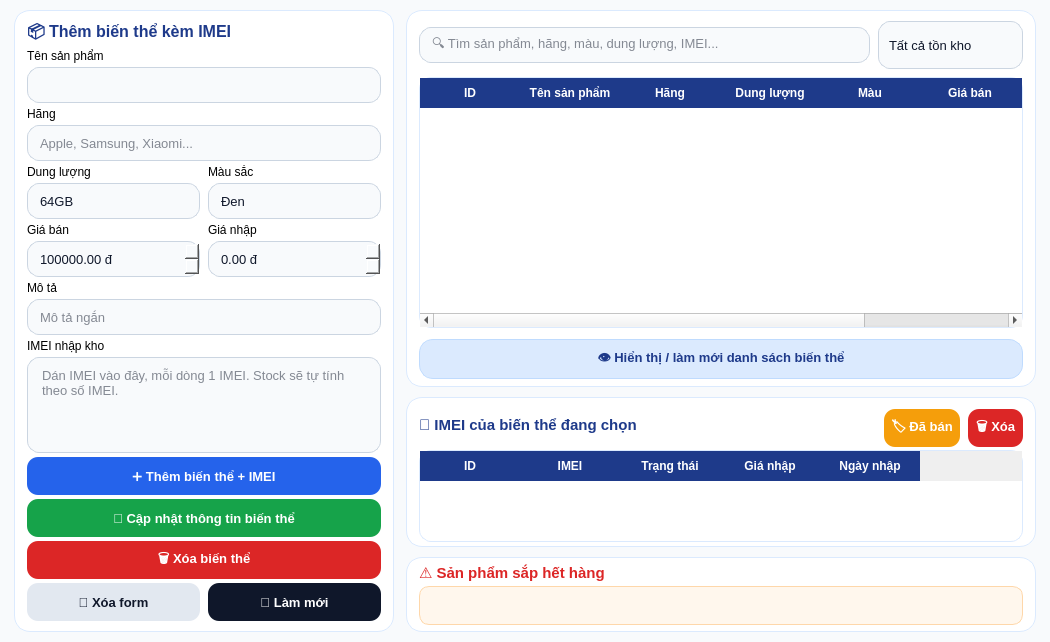
<?xml version="1.0" encoding="UTF-8"?>
<ui version="4.0">
 <class>ProductStockPage</class>
 <widget class="QWidget" name="ProductStockPage">
  <property name="geometry">
   <rect>
    <x>0</x>
    <y>0</y>
    <width>1050</width>
    <height>560</height>
   </rect>
  </property>
  <property name="styleSheet">
   <string><![CDATA[
QWidget#ProductStockPage {
    background-color: #f8fafc;
}

QFrame#formPanel,
QFrame#tablePanel,
QFrame#imeiPanel,
QFrame#warningPanel {
    background-color: white;
    border: 1px solid #dbeafe;
    border-radius: 16px;
}

QLabel.formLabel {
    color: #334155;
    font-size: 12px;
    font-weight: bold;
}

QLineEdit,
QComboBox,
QDoubleSpinBox,
QTextEdit {
    background-color: #f8fafc;
    border: 1px solid #cbd5e1;
    border-radius: 12px;
    padding: 6px 10px;
    color: #0f172a;
    font-size: 13px;
}

QLineEdit:focus,
QComboBox:focus,
QDoubleSpinBox:focus,
QTextEdit:focus {
    border: 2px solid #2563eb;
    background-color: white;
}

QComboBox {
    border-radius: 12px;
    min-height: 34px;
}

QComboBox::drop-down {
    border: none;
    width: 28px;
    border-top-right-radius: 12px;
    border-bottom-right-radius: 12px;
}

QComboBox QAbstractItemView {
    background-color: white;
    color: #0f172a;
    selection-background-color: #dbeafe;
    selection-color: #0f172a;
    border: 1px solid #93c5fd;
    border-radius: 10px;
    padding: 6px;
    font-size: 13px;
}

QPushButton {
    border: none;
    border-radius: 11px;
    padding: 7px;
    font-size: 13px;
    font-weight: bold;
    min-height: 24px;
}

QPushButton#btnAdd {
    background-color: #2563eb;
    color: white;
}

QPushButton#btnUpdate {
    background-color: #16a34a;
    color: white;
}

QPushButton#btnDelete,
QPushButton#btnDeleteImei {
    background-color: #dc2626;
    color: white;
}

QPushButton#btnShowVariants {
    background-color: #dbeafe;
    color: #1e3a8a;
    border: 1px solid #bfdbfe;
    border-radius: 14px;
}

QPushButton#btnMarkImeiSold {
    background-color: #f59e0b;
    color: white;
}

QPushButton#btnRefresh {
    background-color: #0f172a;
    color: white;
}

QPushButton#btnClear {
    background-color: #e2e8f0;
    color: #0f172a;
}

QTableWidget {
    background-color: white;
    border: 1px solid #dbeafe;
    border-radius: 12px;
    gridline-color: #e2e8f0;
    color: #0f172a;
    font-size: 12px;
}

QTableWidget::item {
    padding: 5px;
}

QTableWidget::item:selected {
    background-color: #dbeafe;
    color: #0f172a;
}

QHeaderView::section {
    background-color: #1e3a8a;
    color: white;
    padding: 6px;
    border: none;
    font-weight: bold;
}

QListWidget {
    background-color: #fff7ed;
    border: 1px solid #fed7aa;
    border-radius: 10px;
    padding: 5px;
    color: #dc2626;
    font-size: 12px;
}
   ]]></string>
  </property>

  <layout class="QHBoxLayout" name="contentLayout">
   <property name="leftMargin">
    <number>14</number>
   </property>
   <property name="topMargin">
    <number>10</number>
   </property>
   <property name="rightMargin">
    <number>14</number>
   </property>
   <property name="bottomMargin">
    <number>10</number>
   </property>
   <property name="spacing">
    <number>12</number>
   </property>

   <item>
    <widget class="QFrame" name="formPanel">
     <property name="minimumSize">
      <size>
       <width>350</width>
       <height>0</height>
      </size>
     </property>
     <property name="maximumSize">
      <size>
       <width>380</width>
       <height>16777215</height>
      </size>
     </property>

     <layout class="QVBoxLayout" name="formLayout">
      <property name="leftMargin">
       <number>12</number>
      </property>
      <property name="topMargin">
       <number>10</number>
      </property>
      <property name="rightMargin">
       <number>12</number>
      </property>
      <property name="bottomMargin">
       <number>10</number>
      </property>
      <property name="spacing">
       <number>4</number>
      </property>

      <item>
       <widget class="QLabel" name="lblFormTitle">
        <property name="maximumSize">
         <size>
          <width>16777215</width>
          <height>24</height>
         </size>
        </property>
        <property name="text">
         <string>📦 Thêm biến thể kèm IMEI</string>
        </property>
        <property name="styleSheet">
         <string>color: #1e3a8a; font-size: 16px; font-weight: bold;</string>
        </property>
       </widget>
      </item>

      <item>
       <widget class="QLabel" name="lblName">
        <property name="text">
         <string>Tên sản phẩm</string>
        </property>
        <property name="class" stdset="0">
         <string>formLabel</string>
        </property>
       </widget>
      </item>

      <item>
       <widget class="QComboBox" name="cboProductName">
        <property name="editable">
         <bool>true</bool>
        </property>
        <property name="minimumSize">
         <size>
          <width>0</width>
          <height>36</height>
         </size>
        </property>
       </widget>
      </item>

      <item>
       <widget class="QLabel" name="lblBrand">
        <property name="text">
         <string>Hãng</string>
        </property>
        <property name="class" stdset="0">
         <string>formLabel</string>
        </property>
       </widget>
      </item>

      <item>
       <widget class="QLineEdit" name="txtBrand">
        <property name="minimumSize">
         <size>
          <width>0</width>
          <height>36</height>
         </size>
        </property>
        <property name="placeholderText">
         <string>Apple, Samsung, Xiaomi...</string>
        </property>
       </widget>
      </item>

      <item>
       <layout class="QHBoxLayout" name="variantTitleLayout">
        <property name="spacing">
         <number>8</number>
        </property>
        <item>
         <widget class="QLabel" name="lblStorage">
          <property name="text">
           <string>Dung lượng</string>
          </property>
          <property name="class" stdset="0">
           <string>formLabel</string>
          </property>
         </widget>
        </item>
        <item>
         <widget class="QLabel" name="lblColor">
          <property name="text">
           <string>Màu sắc</string>
          </property>
          <property name="class" stdset="0">
           <string>formLabel</string>
          </property>
         </widget>
        </item>
       </layout>
      </item>

      <item>
       <layout class="QHBoxLayout" name="variantLayout">
        <property name="spacing">
         <number>8</number>
        </property>
        <item>
         <widget class="QComboBox" name="cboStorage">
          <property name="editable">
           <bool>true</bool>
          </property>
          <property name="minimumSize">
           <size>
            <width>0</width>
            <height>36</height>
           </size>
          </property>
          <item>
           <property name="text">
            <string>64GB</string>
           </property>
          </item>
          <item>
           <property name="text">
            <string>128GB</string>
           </property>
          </item>
          <item>
           <property name="text">
            <string>256GB</string>
           </property>
          </item>
          <item>
           <property name="text">
            <string>512GB</string>
           </property>
          </item>
          <item>
           <property name="text">
            <string>1TB</string>
           </property>
          </item>
         </widget>
        </item>
        <item>
         <widget class="QComboBox" name="cboColor">
          <property name="editable">
           <bool>true</bool>
          </property>
          <property name="minimumSize">
           <size>
            <width>0</width>
            <height>36</height>
           </size>
          </property>
          <item>
           <property name="text">
            <string>Đen</string>
           </property>
          </item>
          <item>
           <property name="text">
            <string>Trắng</string>
           </property>
          </item>
          <item>
           <property name="text">
            <string>Xanh</string>
           </property>
          </item>
          <item>
           <property name="text">
            <string>Vàng</string>
           </property>
          </item>
          <item>
           <property name="text">
            <string>Hồng</string>
           </property>
          </item>
          <item>
           <property name="text">
            <string>Titan</string>
           </property>
          </item>
         </widget>
        </item>
       </layout>
      </item>

      <item>
       <layout class="QHBoxLayout" name="priceTitleLayout">
        <property name="spacing">
         <number>8</number>
        </property>
        <item>
         <widget class="QLabel" name="lblPrice">
          <property name="text">
           <string>Giá bán</string>
          </property>
          <property name="class" stdset="0">
           <string>formLabel</string>
          </property>
         </widget>
        </item>
        <item>
         <widget class="QLabel" name="lblImportPrice">
          <property name="text">
           <string>Giá nhập</string>
          </property>
          <property name="class" stdset="0">
           <string>formLabel</string>
          </property>
         </widget>
        </item>
       </layout>
      </item>

      <item>
       <layout class="QHBoxLayout" name="priceLayout">
        <property name="spacing">
         <number>8</number>
        </property>
        <item>
         <widget class="QDoubleSpinBox" name="spinPrice">
          <property name="minimumSize">
           <size>
            <width>0</width>
            <height>36</height>
           </size>
          </property>
          <property name="maximum">
           <double>999999999.000000000000000</double>
          </property>
          <property name="singleStep">
           <double>100000.000000000000000</double>
          </property>
          <property name="value">
           <double>10000000.000000000000000</double>
          </property>
          <property name="suffix">
           <string> đ</string>
          </property>
         </widget>
        </item>
        <item>
         <widget class="QDoubleSpinBox" name="spinImportPrice">
          <property name="minimumSize">
           <size>
            <width>0</width>
            <height>36</height>
           </size>
          </property>
          <property name="maximum">
           <double>999999999.000000000000000</double>
          </property>
          <property name="singleStep">
           <double>100000.000000000000000</double>
          </property>
          <property name="suffix">
           <string> đ</string>
          </property>
         </widget>
        </item>
       </layout>
      </item>

      <item>
       <widget class="QLabel" name="lblDescription">
        <property name="text">
         <string>Mô tả</string>
        </property>
        <property name="class" stdset="0">
         <string>formLabel</string>
        </property>
       </widget>
      </item>

      <item>
       <widget class="QLineEdit" name="txtDescription">
        <property name="minimumSize">
         <size>
          <width>0</width>
          <height>36</height>
         </size>
        </property>
        <property name="placeholderText">
         <string>Mô tả ngắn</string>
        </property>
       </widget>
      </item>

      <item>
       <widget class="QLabel" name="lblBulkImei">
        <property name="text">
         <string>IMEI nhập kho</string>
        </property>
        <property name="class" stdset="0">
         <string>formLabel</string>
        </property>
       </widget>
      </item>

      <item>
       <widget class="QTextEdit" name="txtBulkImei">
        <property name="minimumSize">
         <size>
          <width>0</width>
          <height>96</height>
         </size>
        </property>
        <property name="maximumSize">
         <size>
          <width>16777215</width>
          <height>120</height>
         </size>
        </property>
        <property name="placeholderText">
         <string>Dán IMEI vào đây, mỗi dòng 1 IMEI. Stock sẽ tự tính theo số IMEI.</string>
        </property>
       </widget>
      </item>

      <item>
       <widget class="QPushButton" name="btnAdd">
        <property name="text">
         <string>➕ Thêm biến thể + IMEI</string>
        </property>
       </widget>
      </item>

      <item>
       <widget class="QPushButton" name="btnUpdate">
        <property name="text">
         <string>💾 Cập nhật thông tin biến thể</string>
        </property>
       </widget>
      </item>

      <item>
       <widget class="QPushButton" name="btnDelete">
        <property name="text">
         <string>🗑 Xóa biến thể</string>
        </property>
       </widget>
      </item>

      <item>
       <layout class="QHBoxLayout" name="bottomButtonLayout">
        <property name="spacing">
         <number>8</number>
        </property>
        <item>
         <widget class="QPushButton" name="btnClear">
          <property name="text">
           <string>🧹 Xóa form</string>
          </property>
         </widget>
        </item>
        <item>
         <widget class="QPushButton" name="btnRefresh">
          <property name="text">
           <string>🔄 Làm mới</string>
          </property>
         </widget>
        </item>
       </layout>
      </item>

     </layout>
    </widget>
   </item>

   <item>
    <layout class="QVBoxLayout" name="rightLayout">
     <property name="spacing">
      <number>10</number>
     </property>

     <item>
      <widget class="QFrame" name="tablePanel">
       <layout class="QVBoxLayout" name="tableLayout">
        <property name="leftMargin">
         <number>12</number>
        </property>
        <property name="topMargin">
         <number>10</number>
        </property>
        <property name="rightMargin">
         <number>12</number>
        </property>
        <property name="bottomMargin">
         <number>10</number>
        </property>
        <property name="spacing">
         <number>8</number>
        </property>

        <item>
         <layout class="QHBoxLayout" name="filterLayout">
          <property name="spacing">
           <number>8</number>
          </property>
          <item>
           <widget class="QLineEdit" name="searchBox">
            <property name="minimumSize">
             <size>
              <width>0</width>
              <height>36</height>
             </size>
            </property>
            <property name="placeholderText">
             <string>🔍 Tìm sản phẩm, hãng, màu, dung lượng, IMEI...</string>
            </property>
           </widget>
          </item>
          <item>
           <widget class="QComboBox" name="cboFilterStock">
            <property name="minimumSize">
             <size>
              <width>145</width>
              <height>36</height>
             </size>
            </property>
            <item>
             <property name="text">
              <string>Tất cả tồn kho</string>
             </property>
            </item>
            <item>
             <property name="text">
              <string>Sắp hết hàng</string>
             </property>
            </item>
            <item>
             <property name="text">
              <string>Còn hàng</string>
             </property>
            </item>
            <item>
             <property name="text">
              <string>Hết hàng</string>
             </property>
            </item>
           </widget>
          </item>
         </layout>
        </item>

        <item>
         <widget class="QTableWidget" name="tableProducts">
          <property name="columnCount">
           <number>8</number>
          </property>
          <column>
           <property name="text">
            <string>ID</string>
           </property>
          </column>
          <column>
           <property name="text">
            <string>Tên sản phẩm</string>
           </property>
          </column>
          <column>
           <property name="text">
            <string>Hãng</string>
           </property>
          </column>
          <column>
           <property name="text">
            <string>Dung lượng</string>
           </property>
          </column>
          <column>
           <property name="text">
            <string>Màu</string>
           </property>
          </column>
          <column>
           <property name="text">
            <string>Giá bán</string>
           </property>
          </column>
          <column>
           <property name="text">
            <string>Tồn IMEI</string>
           </property>
          </column>
          <column>
           <property name="text">
            <string>Mô tả</string>
           </property>
          </column>
         </widget>
        </item>

        <item>
         <widget class="QPushButton" name="btnShowVariants">
          <property name="maximumSize">
           <size>
            <width>16777215</width>
            <height>34</height>
           </size>
          </property>
          <property name="text">
           <string>👁 Hiển thị / làm mới danh sách biến thể</string>
          </property>
         </widget>
        </item>

       </layout>
      </widget>
     </item>

     <item>
      <widget class="QFrame" name="imeiPanel">
       <property name="maximumSize">
        <size>
         <width>16777215</width>
         <height>150</height>
        </size>
       </property>
       <layout class="QVBoxLayout" name="imeiLayout">
        <property name="leftMargin">
         <number>12</number>
        </property>
        <property name="topMargin">
         <number>8</number>
        </property>
        <property name="rightMargin">
         <number>12</number>
        </property>
        <property name="bottomMargin">
         <number>8</number>
        </property>
        <property name="spacing">
         <number>6</number>
        </property>

        <item>
         <layout class="QHBoxLayout" name="imeiActionLayout">
          <property name="spacing">
           <number>8</number>
          </property>
          <item>
           <widget class="QLabel" name="lblImeiTitle">
            <property name="text">
             <string>📱 IMEI của biến thể đang chọn</string>
            </property>
            <property name="styleSheet">
             <string>color: #1e3a8a; font-size: 15px; font-weight: bold;</string>
            </property>
           </widget>
          </item>
          <item>
           <spacer name="imeiActionSpacer">
            <property name="orientation">
             <enum>Qt::Orientation::Horizontal</enum>
            </property>
            <property name="sizeHint" stdset="0">
             <size>
              <width>40</width>
              <height>20</height>
             </size>
            </property>
           </spacer>
          </item>
          <item>
           <widget class="QPushButton" name="btnMarkImeiSold">
            <property name="maximumSize">
             <size>
              <width>100</width>
              <height>32</height>
             </size>
            </property>
            <property name="text">
             <string>🏷 Đã bán</string>
            </property>
           </widget>
          </item>
          <item>
           <widget class="QPushButton" name="btnDeleteImei">
            <property name="maximumSize">
             <size>
              <width>85</width>
              <height>32</height>
             </size>
            </property>
            <property name="text">
             <string>🗑 Xóa</string>
            </property>
           </widget>
          </item>
         </layout>
        </item>

        <item>
         <widget class="QTableWidget" name="tableImeis">
          <property name="minimumSize">
           <size>
            <width>0</width>
            <height>92</height>
           </size>
          </property>
          <property name="maximumSize">
           <size>
            <width>16777215</width>
            <height>92</height>
           </size>
          </property>
          <property name="columnCount">
           <number>5</number>
          </property>
          <column>
           <property name="text">
            <string>ID</string>
           </property>
          </column>
          <column>
           <property name="text">
            <string>IMEI</string>
           </property>
          </column>
          <column>
           <property name="text">
            <string>Trạng thái</string>
           </property>
          </column>
          <column>
           <property name="text">
            <string>Giá nhập</string>
           </property>
          </column>
          <column>
           <property name="text">
            <string>Ngày nhập</string>
           </property>
          </column>
         </widget>
        </item>

       </layout>
      </widget>
     </item>

     <item>
      <widget class="QFrame" name="warningPanel">
       <property name="maximumSize">
        <size>
         <width>16777215</width>
         <height>75</height>
        </size>
       </property>
       <layout class="QVBoxLayout" name="warningLayout">
        <property name="leftMargin">
         <number>12</number>
        </property>
        <property name="topMargin">
         <number>6</number>
        </property>
        <property name="rightMargin">
         <number>12</number>
        </property>
        <property name="bottomMargin">
         <number>6</number>
        </property>
        <property name="spacing">
         <number>4</number>
        </property>
        <item>
         <widget class="QLabel" name="lblLowStockTitle">
          <property name="maximumSize">
           <size>
            <width>16777215</width>
            <height>20</height>
           </size>
          </property>
          <property name="text">
           <string>⚠️ Sản phẩm sắp hết hàng</string>
          </property>
          <property name="styleSheet">
           <string>color: #dc2626; font-size: 15px; font-weight: bold;</string>
          </property>
         </widget>
        </item>
        <item>
         <widget class="QListWidget" name="listLowStock"/>
        </item>
       </layout>
      </widget>
     </item>

    </layout>
   </item>
  </layout>
 </widget>
 <resources/>
 <connections/>
</ui>
